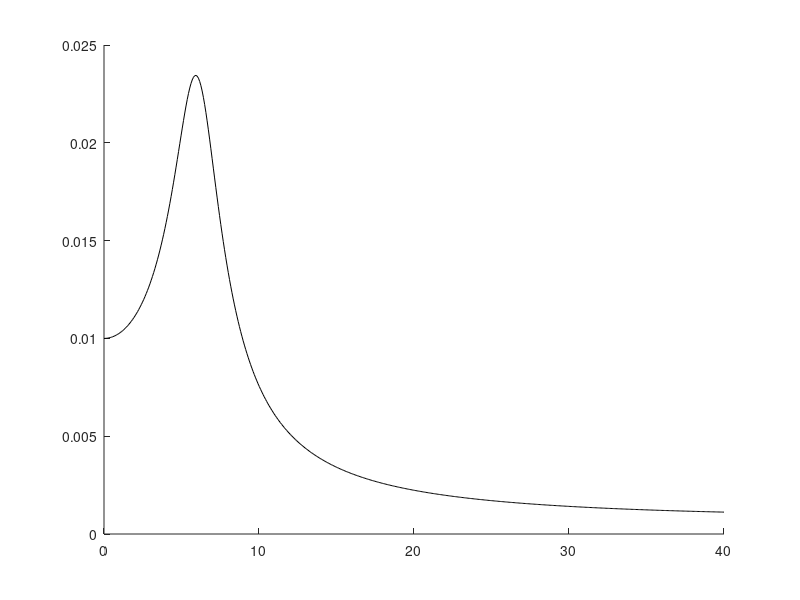

The MATLAB script that drew this image: (Note: this script raises an error after producing the figure.)
%%% Problem X5-1, Road Vehicle Dynamics %%%
        %%% Eduardo Corral %%%

% Inputs %
m_c = 200; % kg corner mass
m_us = 16; % kg unsprung mass 
k_s = 13000; % suspension spring stiffness
k_t = 150000; % tire spring stiffness
c = 900; % damping coefficient

% Sinusoidal road surface with 
lambda = 5; % m wavelength
Zr = 0.01; % m amplitude

V = linspace(0,40,500); % speed vector 

M = [m_c 0 ; 0 m_us];   % mass array
C = [c -c ; -c c];  %damping array
K = [k_s -k_s ; -k_s k_s+k_t];  %spring array
F = [0 ; k_t*Zr]; % F vector
i = sqrt(-1); % amplitude

for inter = 1:length(V)
    omega = (2*pi*V(inter))/lambda;
    A = (-omega^2*M)+(i*omega*C)+K;
    Z = inv(A)*F;
    Z_mag = abs(Z);
    Z_1(inter) = Z_mag(1);
    Z_2(inter) = Z_mag(2);
end

plot(V,Z_1,'k-',V,Z_2,'K--')
axis([0 40 0 0.025]);
title('Problem X5-1 c=900 N-s/m')
xlabel('Speed in m/s')
ylabel('Amplitude of Vibration in m')
grid
legend('Car','Tire')
output = [V' Z_1' Z_2']



